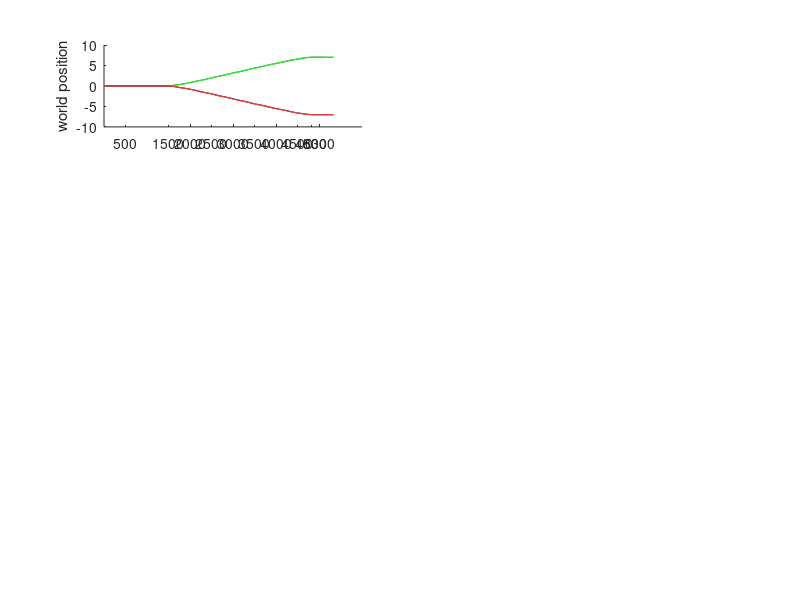

This chart was generated by the following MATLAB code: (Note: this script raises an error after producing the figure.)
%% TANGLING DEMO
%
% Data formatting
% For tangling and divergence analyses, data should be formatted as for
% jPCA. Each data structure (e.g. D_m1, loacted in M1_sampleData.mat)
% contains C elements corresponding to the number fo conditions (here, 2).
% The t x n matrix 'A' contains the trial-averaged firing rates as a
% function of time for each neuron. All other fields are optional. The
% 'times' field indicates the time course of each sample in A and the
% 'analyzeTimes' field indicates which of these times should be analyzed
% (e.g. by jPCA, tangling, or divergence).
% 
% Sample data contents 
% The data included in this demo were recorded in the Churchland lab at
% Columbia University. Single-unit neural data were recorded sequentially
% from a macaque monkey during the performance of a hand-pedaling task.
% Monkeys grasped a hand crank and cycled through a virtual environment for
% a number of prescribed cycles as indicated by a visual cue. The data
% included here correspond to two seven-cycle conditions. EMG data were
% recorded with intramuscular electrodes and are rectified and filtered to
% obtain an envelop of the muscle response. Neural and EMG were filtered
% with a Gaussian kernel with a standard deviation of 25ms and trial
% averaged. For more information about data processing and the task, see
% Russo et al Neuron 2018. 
%
%
% AUTHORSHIP
% |Author: Abigail Russo,|
% |Email: russoaa@gmail.com,|
% |Dated: May 2019|
%% Plot example behavioral kinamtics
% The sample data contain two conditions: seven-cycle for forward pedaling
% starting at the bottom and seven cycle for backward pedaling starting at
% the bottom. Plot the kinematic data (hand position and velocity, torque,
% and wrist angle) from 8 example sessions to get a feel for the behavior.
% Data have been trial averaged and aligned as described in Russo et al
% 2018. The analysis time window is 100ms before movement onset to 100ms
% after movement offset.

load kinematic_sampleData


T = length(p(1).A);
ticks = sort([500 1500:500:T T-500]);
tickLabels = arrayfun(@(n) {num2str(n)}, (ticks/1000) - 1.5); % time from movement onset in seconds
tickLabels{1} = 'target on';
tickLabels{end-1} = 'stop';

figure; 
subplot(421); hold on;
h = plot(p(1).A,'color',[.2 .8 .2]);
j = plot(p(2).A,'color',[.8 .2 .2]);
ylabel('world position')
set(gca,'XTick',ticks,'XTickLabels',[],'XLim',[0 T])
analyzeTimes = p(1).analyzeTimes;
k = plot([analyzeTimes(1) analyzeTimes(end)],[0 0],'k');
plot([analyzeTimes(1) analyzeTimes(1)],[-1 1],'k');
plot([analyzeTimes(end) analyzeTimes(end)],[-1 1],'k');
legend([h(1) j(1) k],{'Forward bottom start','Backward bottom start','Analysis time window'},'Location','NW')

subplot(423); hold on;
plot(diff(p(1).A),'color',[.2 .8 .2])
plot(diff(p(2).A),'color',[.8 .2 .2])
ylabel('angular hand velocity')
set(gca,'XTick',ticks,'XTickLabels',[],'XLim',[0 T])

subplot(425); hold on;
plot(tq(1).A,'color',[.2 .8 .2])
plot(tq(2).A,'color',[.8 .2 .2])
ylabel('torque')
set(gca,'XTick',ticks,'XTickLabels',[],'XLim',[0 T])

subplot(427); hold on;
plot(w(1).A,'color',[.2 .8 .2])
plot(w(2).A,'color',[.8 .2 .2])
ylabel('wrist angle')
set(gca,'XTick',ticks,'XTickLabels',tickLabels,'XLim',[0 T])
xlabel('time from movement onset (s)')


subplot(422); hold on;
plot(vp(1).A,'color',[.2 .8 .2])
plot(vp(2).A,'color',[.8 .2 .2])
ylabel('vertical hand position')
set(gca,'XTick',ticks,'XTickLabels',[],'XLim',[0 T])

subplot(424); hold on;
plot(hp(1).A,'color',[.2 .8 .2])
plot(hp(2).A,'color',[.8 .2 .2])
ylabel('horizontal hand position')
set(gca,'XTick',ticks,'XTickLabels',[],'XLim',[0 T])

subplot(426); hold on;
plot(vv(1).A,'color',[.2 .8 .2])
plot(vv(2).A,'color',[.8 .2 .2])
ylabel('vertical hand velocity')
set(gca,'XTick',ticks,'XTickLabels',[],'XLim',[0 T])

subplot(428); hold on;
plot(hv(1).A,'color',[.2 .8 .2])
plot(hv(2).A,'color',[.8 .2 .2])
ylabel('horizontal hand velocity')
set(gca,'XTick',ticks,'XTickLabels',[],'XLim',[0 T])
set(gca,'XTick',ticks,'XTickLabels',tickLabels)
xlabel('time from movement onset (s)')

suptitle('Example kinematics from 8 recording sessions')

%% Analyze tangling
load M1_sampleData
load EMG_sampleData
samplingRate = 1/1000; % inherent to the data. Do not change


% parameters to play with
% note: these parameters and will be chosen automatically if not specified

numPCs = 2; % pick a number that will capture most of the variance
% note: if you call as follows, tangleAnalysis will choose how many PCs to use based on how much variance you want captured 
% Q_m1 = tangleAnalysis(D_m1, samplingRate,'softenNorm',5,'fracVar',.9); 

timeStep = 20; % smaller values will yield high resolution at the expense of computation time, default will sample at 20ms
% code will complain if you pick a value that it isn't happy with

withinConditionsOnly = false; % if true, will only analyze tanlging for times within the same condition

% run analysis
[Q_m1, out_m1] = tangleAnalysis(D_m1, samplingRate,'softenNorm',5 ,'timeStep',timeStep,'withinConditionsOnly',withinConditionsOnly); % soft normalize neural data
[Q_emg, out_emg] = tangleAnalysis(D_emg, samplingRate,'softenNorm',0,'timeStep',timeStep,'withinConditionsOnly',withinConditionsOnly); % fully normalize EMG

formattedScatter(Q_m1, Q_emg, {'Q_{M1}','Q_{EMG}'});

%% Visualize tangling in EMG
% Here is some code to aid visualization of tangling on the sample
% datasets. The first two dimensions of neural trajectory (X) are plotted
% verses one another. A time point with high tangling (t1) was chosen and
% is plotted as an arrow in blue. In black arrow is another time point
% (t2). The direction of the arrow indicates the direction of the
% derivative in two dimensions at that time point while the size of the
% arrow represents the magnitude of the derivative (e.g. the speed).
% Tangling between two pairs of points will be high if the locations of t1
% and t2 are similar but the derivatives are different in terms of
% maginutude or direction. Note that these plots are in two dimensions but
% tangling was caluclated on however many dimensions was specified above
% and that a constant was added to the denominator to prevent hyperbolic
% growth.
%
% Press (or hold) the down arrow to step through t2 and see how tangling
% changes as X and X_dot change with respect to one another. If
% withinConditionsOnly was set to false, you will see t2 from the same
% condition as well as t2 from the other condition (just keep steping
% through t2). The visualization will pause briefly when tangling becomes
% particularly high. Press CTR+C to exit early if you like, otherwise it
% will end when it has stepped through all t2s. Note that I wrote this code
% specifically for the demo so some things have been hard coded (e.g. what
% is considered "particularly high" tangling) and I can't guarentee it will
% look super pretty for all datasets. Hopefully, it is useful for gaining
% intuition for the metric and exactly what it measures. (read: apologies
% for the jankiness).
%

tangle_visualize( out_emg ) 


%% Visualize tangling in M1

tangle_visualize( out_m1 ) 

